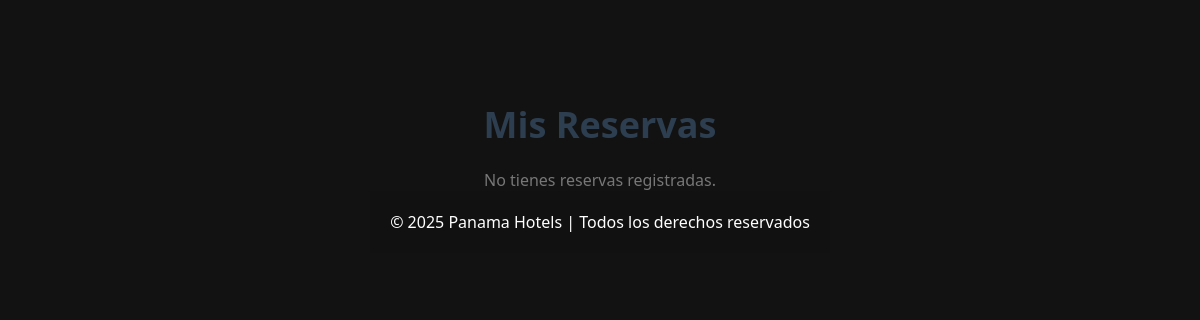
The app's page /public/reservas.php (signed in), older data.
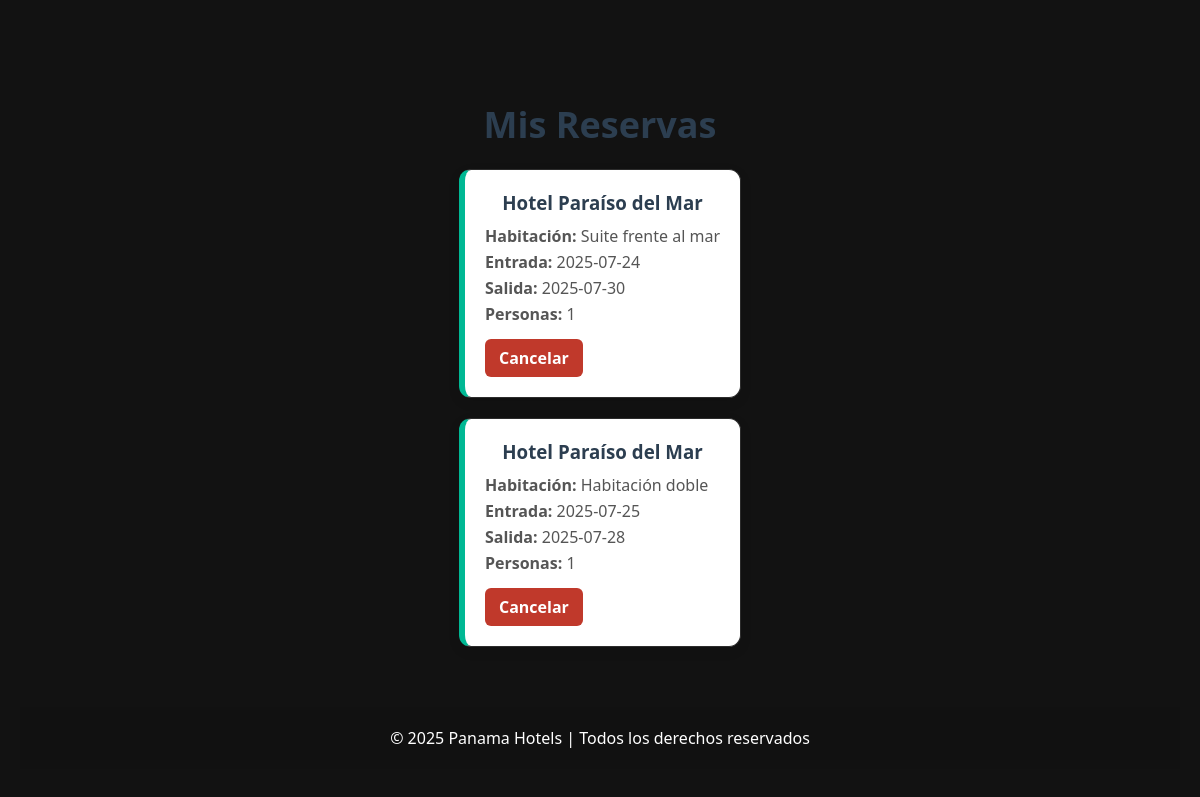
The same page, newer data.
### tables this page shows
CREATE TABLE `reservas` (
  `id` int(11) NOT NULL,
  `usuario_id` int(11) NOT NULL,
  `hotel_id` int(11) NOT NULL,
  `habitacion_id` int(11) NOT NULL,
  `personas` int(11) NOT NULL,
  `fecha_entrada` date NOT NULL,
  `fecha_salida` date NOT NULL,
  `created_at` timestamp NOT NULL DEFAULT current_timestamp()
);

CREATE TABLE `hoteles` (
  `id` int(11) NOT NULL,
  `nombre` varchar(100) NOT NULL,
  `descripcion` text DEFAULT NULL,
  `direccion` varchar(255) DEFAULT NULL,
  `categoria_id` int(11) DEFAULT NULL,
  `imagen` varchar(255) DEFAULT NULL
);

CREATE TABLE `habitaciones` (
  `id` int(11) NOT NULL,
  `hotel_id` int(11) NOT NULL,
  `tipo` varchar(100) NOT NULL,
  `capacidad` int(11) NOT NULL
);

### clases/mod_db.php (called while the page is built, shortened)
<?php
class mod_db {
    private $conexion;
    public function __construct() {
        $host = "localhost";
        $db = "sistema_hoteles";
        $user = "root";
        $pass = "";
        $dsn = "mysql:host=$host;dbname=$db;charset=utf8";
        try {
            $this->conexion = new PDO($dsn, $user, $pass);
            $this->conexion->setAttribute(PDO::ATTR_ERRMODE, PDO::ERRMODE_EXCEPTION);
        } catch (PDOException $e) {
            die("Error de conexión: " . $e->getMessage());
        }
    }
    public function getConexion() {
        return $this->conexion;
    }
}
?>

### public/reservas.php (the view, shortened to what this page needs)
<?php
require_once '../clases/mod_db.php';
$db = new mod_db();
$usuario_id = $_SESSION['usuario_id'];
$sql = "SELECT r.id, h.nombre AS hotel, hab.tipo AS habitacion, r.fecha_entrada, r.fecha_salida, r.personas
        FROM reservas r
        JOIN hoteles h ON r.hotel_id = h.id
        JOIN habitaciones hab ON r.habitacion_id = hab.id
        WHERE r.usuario_id = :usuario_id";
$stmt = $db->getConexion()->prepare($sql);
$stmt->execute([':usuario_id' => $usuario_id]);
$reservas = $stmt->fetchAll(PDO::FETCH_ASSOC);
?>
<!DOCTYPE html>
<html lang="es">
<head>
    <link rel="stylesheet" href="../css/estilosGenerales.css">
</head>
<body>
    <div class="reserva-contenedor">
        <h1 class="titulo-reserva">Mis Reservas</h1>
        <?php if (empty($reservas)): ?>
            <p style="text-align:center; color: #777;">No tienes reservas registradas.</p>
        <?php else: ?>
            <?php foreach ($reservas as $res): ?>
                <div class="reserva-card">
                    <h3><?= htmlspecialchars($res['hotel']) ?></h3>
                    <p><strong>Habitación:</strong> <?= htmlspecialchars($res['habitacion']) ?></p>
                    <p><strong>Entrada:</strong> <?= $res['fecha_entrada'] ?></p>
                    <p><strong>Salida:</strong> <?= $res['fecha_salida'] ?></p>
                    <p><strong>Personas:</strong> <?= $res['personas'] ?></p>
                    <a href="reservas.php?cancelar=<?= $res['id'] ?>" class="btn-cancelar" onclick="return confirm('¿Cancelar esta reserva?')">Cancelar</a>
                </div>
            <?php endforeach; ?>
        </div>
    <?php endif; ?>
    <?php include("../index/footer.php"); ?>
</body>
</html>

Row changes from the older to the newer data that the page shows:
added reservas: hotel.nombre "Hotel Paraíso del Mar", habitacion.tipo "Suite frente al mar", fecha_entrada "2025-07-24", fecha_salida "2025-07-30", personas "1"
added reservas: hotel.nombre "Hotel Paraíso del Mar", habitacion.tipo "Habitación doble", fecha_entrada "2025-07-25", fecha_salida "2025-07-28", personas "1"
Text that changed along with them:
text no longer shown: "No tienes reservas registradas."
